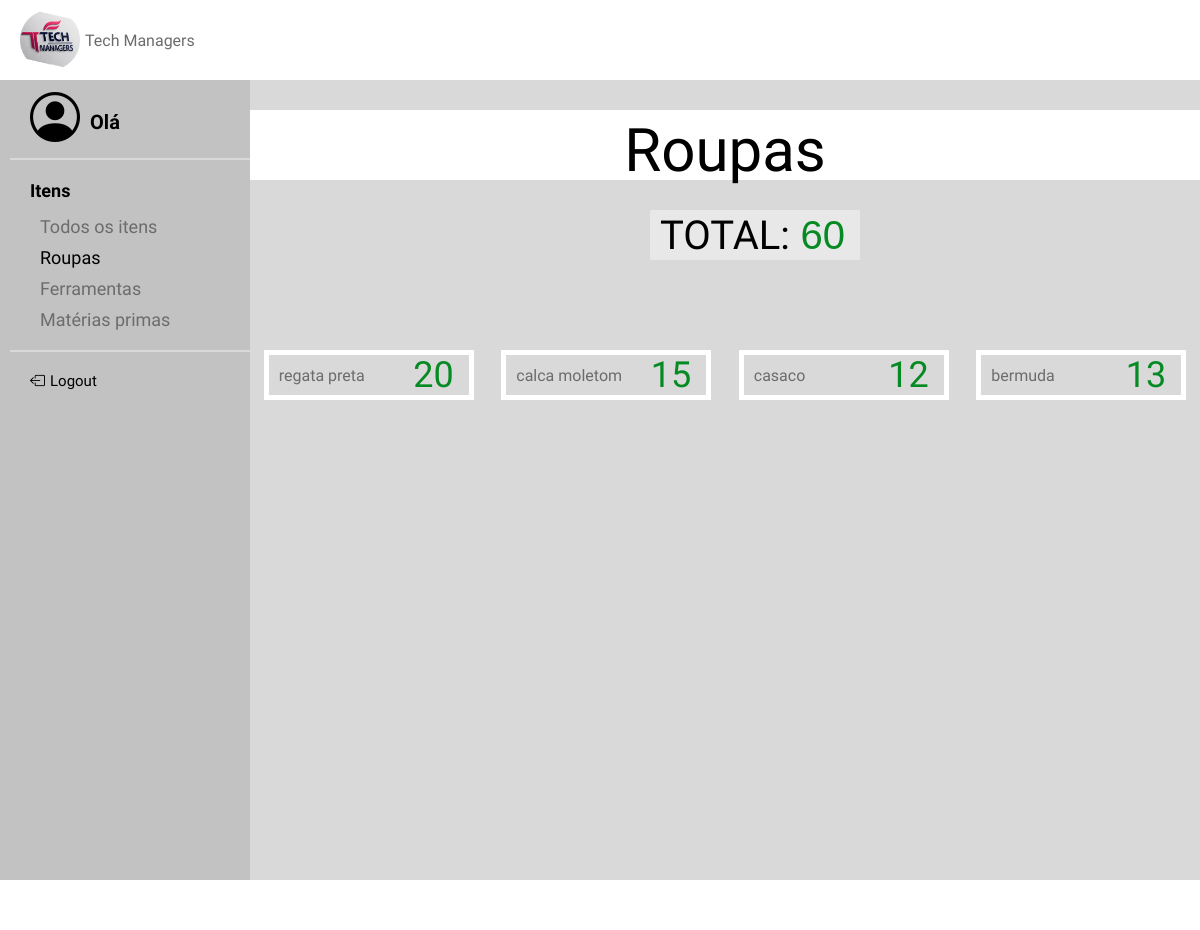
The page /TelaAR on the database its author committed.
### models.py (models this page shows, shortened)
class ITEM(Base):
    __tablename__ = 'item'
    id = Column(Integer, primary_key=True, unique=True, nullable=False, index=True)
    nome = Column(String(40), nullable=False, index=True)
    tipo = Column(String(40), nullable=False, index=True)
    quantidade = Column(Integer, nullable=False, index=True)

### app.py (the view)
@app.route('/TelaAR')
def tela_roupas():
    itens = ITEM.query.filter_by(tipo="Roupa").all()
    total = db_session.query(func.sum(ITEM.quantidade)).filter(ITEM.tipo == "Roupa").scalar() or 0
    return render_template("TelaARoupas.html", itens=itens, total=total)

### templates/TelaARoupas.html
{% extends "base.html" %}
{% block conteudo %}
    <link rel="stylesheet" href="/static/TelaARoupas.css">
    <div class="container">
        <div id="numero">
            <p class="titulo">Roupas</p>
        </div>
        <div id="total">
            <p for="numero" id="textonumero"> TOTAL: </p>
            <input type="number" id="camponumero" name="numero" value="{{ total }}" readonly>
        </div>
        <div class="cards">
            {% for item in itens %}
                <div class="card">
                    <form class="input-group">
                        <input type="text" id="nome" name="nome" value="{{ item.nome }}" readonly>
                        <input type="number" id="quantidade" name="quantidade" value="{{ item.quantidade }}" disabled>
                    </form>
                </div>
            {% endfor %}
        </div>
    </div>
{% endblock %}

### static/base.css (style rules this page uses)
* { margin: 0; padding: 0; }
body { background-color: #d9d9d9; display: grid; grid-template-columns: auto 1fr 1fr; }

### static/TelaARoupas.css (style rules this page uses)
.container { font-family: "Mako", sans-serif; display: flex; flex-direction: column; color: #000000; width: 100%; height: auto; align-items: center; justify-content: center; margin-top: 30px; }
#numero { display: grid; grid-template-columns: 1fr 1fr 1fr; grid-template-rows: auto; grid-template-areas: "n t c"; width: 100%; height: 70px; background-color: white; font-family: "Koulen", sans-serif; }
#total { margin-top: 30px; margin-bottom: 50px; width: 130px; height: 50px; background-color: #e8e8e8; display: flex; justify-self: center; align-items: center; text-align: center; justify-content: space-between; padding: 0px 10px 0px 10px; }
#camponumero { height: 50px; width: 70px; background-color: #e8e8e8; color: #068A23; font-size: 40px; border: none; text-align: end; }
#textonumero { color: black; font-size: 40px; align-self: center; justify-self: center; font-family: "Koulen", sans-serif; }
.titulo { grid-area: t; color: black; font-family: "Koulen", sans-serif; width: auto; height: 70px; display: flex; justify-items: center; text-align: center; align-items: center; justify-self: center; margin-top: 5px; font-size: 60px; }
#quantidade { width: 80px; color: #068A23; }
.cards { margin-top: 40px; width: 100%; height: 100%; display: grid; grid-template-columns: repeat(4, 1fr); }
.card { background-color: white; width: 200px; height: 40px; display: flex; flex-direction: column; justify-self: center; padding: 5px; margin-bottom: 20px; }
.input-group { display: flex; flex-direction: row; text-align: center; justify-items: center; justify-content: center; align-items: center; margin-bottom: 10px; width: 100%; height: 100%; align-self: center; justify-self: center; padding-left: 5px; padding-right:5px; }
.input-group input { background-color: #d9d9d9; height: 40px; border: none; font-size: 20px; font-family: "Mako", sans-serif; }
.input-group input[type=text] { width: 70%; padding-left: 10px; padding-right:5px; font-size: 16px; color: #6c6c6c; }
.input-group input[type=number] { width: 30%; justify-self: end; text-align: end; font-size: 36px; }

### rows shown on the page
ITEM: nome "regata preta", quantidade "20"
ITEM: nome "calca moletom", quantidade "15"
ITEM: nome "casaco", quantidade "12"
ITEM: nome "bermuda", quantidade "13"
